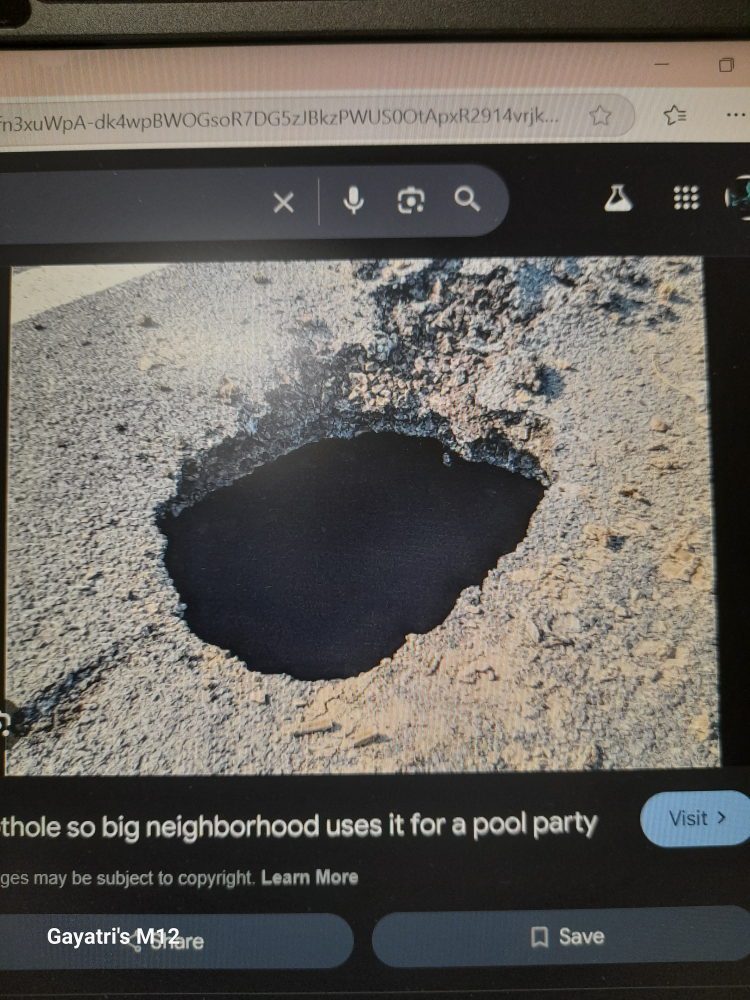
#> input picture data/images/front.jpg, 3000 x 4000 px (shown at 1/4 size)
$ python -i image_processing.py   (imports and definitions only)
#> lines starting #> are read from the running program, lines starting #| are printed output that depends on the picture
import cv2
import numpy as np
from pathlib import Path
from PIL import Image

# [25 lines left out: function process_image, not called in this run]

def extract_features(img):
    """
    Extract features from a processed image.

    Args:
        img (numpy.ndarray): Processed image array

    Returns:
        numpy.ndarray: Feature vector
    """
    # Convert to grayscale if needed
    if len(img.shape) == 3:
        if img.dtype == np.float32:
            # If image is already normalized
            gray = cv2.cvtColor((img * 255).astype(np.uint8), cv2.COLOR_RGB2GRAY)
            gray = gray.astype(np.float32) / 255.0
        else:
            gray = cv2.cvtColor(img, cv2.COLOR_RGB2GRAY)
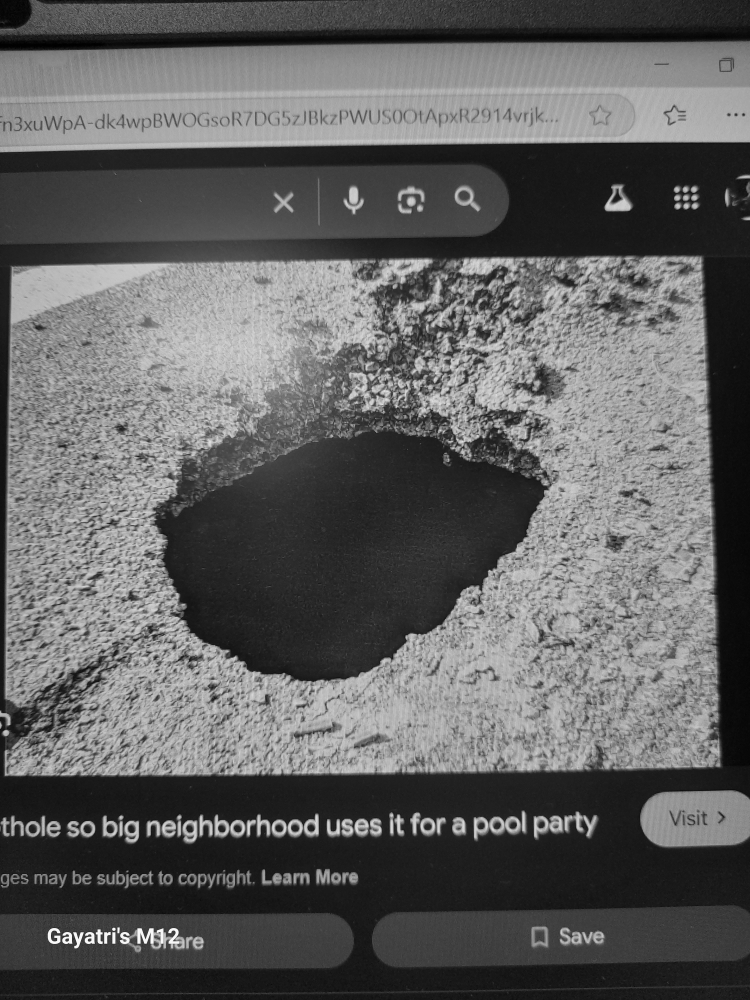
#> gray: shape (4000, 3000) (shown at 1/4 size); min 0, max 255, mean 96.5
    else:
        gray = img

    # Calculate basic statistics
    mean = np.mean(gray)
#> mean = 96.52
    std = np.std(gray)
#> std = 62.61

    # Calculate texture features using GLCM
    glcm = calculate_glcm(gray)
    contrast = calculate_contrast(glcm)
    correlation = calculate_correlation(glcm)
    energy = calculate_energy(glcm)
    homogeneity = calculate_homogeneity(glcm)

    # Add more features
    edges = cv2.Canny((gray * 255).astype(np.uint8), 100, 200)
    edge_density = np.mean(edges > 0)

    # Calculate histogram features
    hist = cv2.calcHist([(gray * 255).astype(np.uint8)], [0], None, [8], [0, 256])
    hist_features = hist.flatten() / np.sum(hist)  # Normalize histogram

    # Combine all features
    features = np.concatenate([
        [mean, std, contrast, correlation, energy, homogeneity, edge_density],
        hist_features
    ])

    return features

def calculate_glcm(img, levels=8):
    """Calculate Gray-Level Co-occurrence Matrix."""
#> called with levels = 8
    # Quantize image to 8 levels
    img_quantized = (img * (levels - 1)).astype(np.uint8)
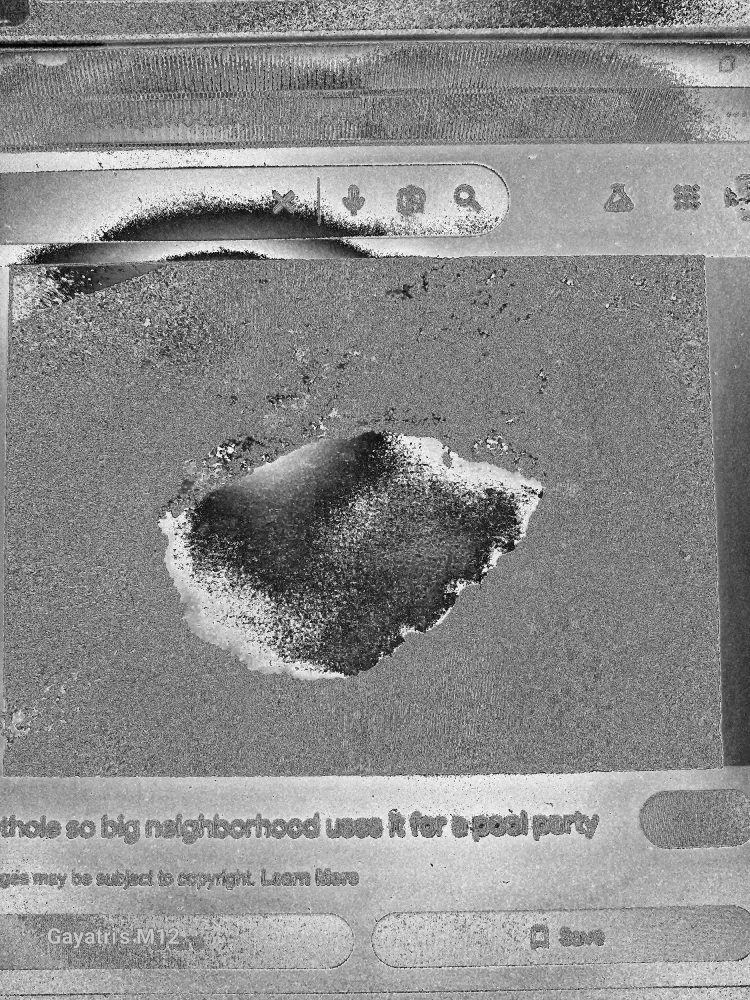
#> img_quantized: shape (4000, 3000) (shown at 1/4 size); min 0, max 255, mean 139.2

    # Initialize GLCM
    glcm = np.zeros((levels, levels))

    # Calculate GLCM
    for i in range(img_quantized.shape[0] - 1):
        for j in range(img_quantized.shape[1] - 1):
            glcm[img_quantized[i, j], img_quantized[i + 1, j + 1]] += 1

    # Normalize GLCM
    glcm = glcm / glcm.sum()

    return glcm

# [25 lines left out: functions calculate_contrast, calculate_correlation, not called in this run]

def calculate_energy(glcm):
    """Calculate energy from GLCM."""
    return np.sum(glcm ** 2)

# [37 lines left out: functions calculate_homogeneity, draw_detection, not called in this run]

>>> import cv2
>>> picture = cv2.cvtColor(cv2.imread('../../data/images/front.jpg'), cv2.COLOR_BGR2RGB)
#> (the run stopped early here; a loop or call above may not have finished)

$ run again, on data/images/right.jpg
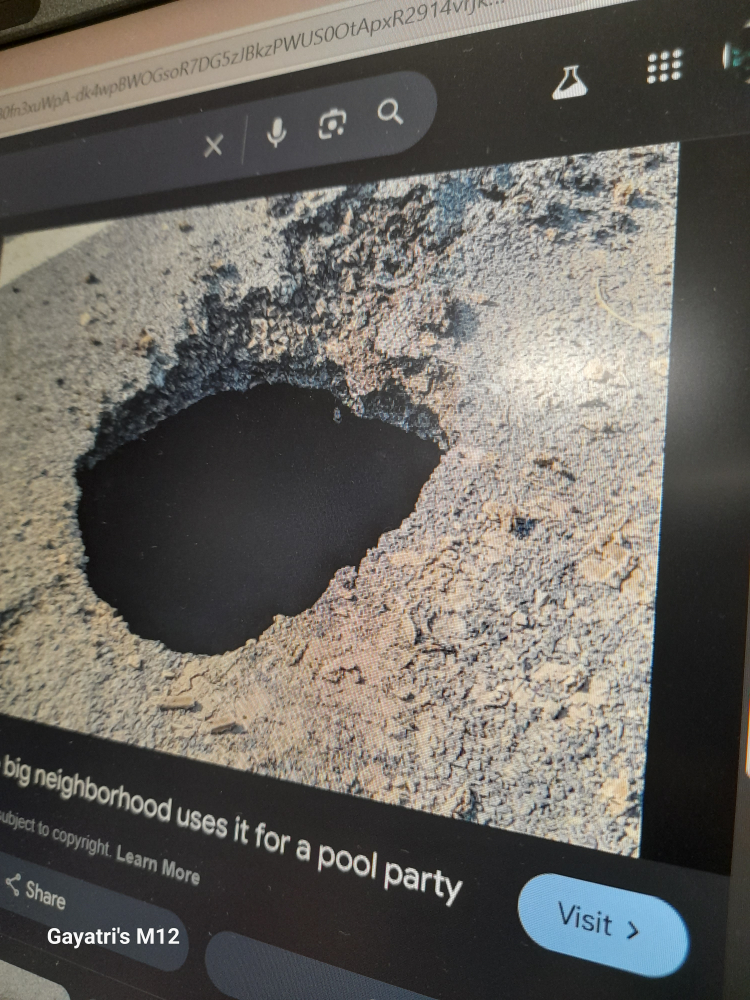
#> input picture data/images/right.jpg, 3000 x 4000 px (shown at 1/4 size)
#> in extract_features, `gray = cv2.cvtColor(img, cv2.COLOR_RGB2GRAY)`:
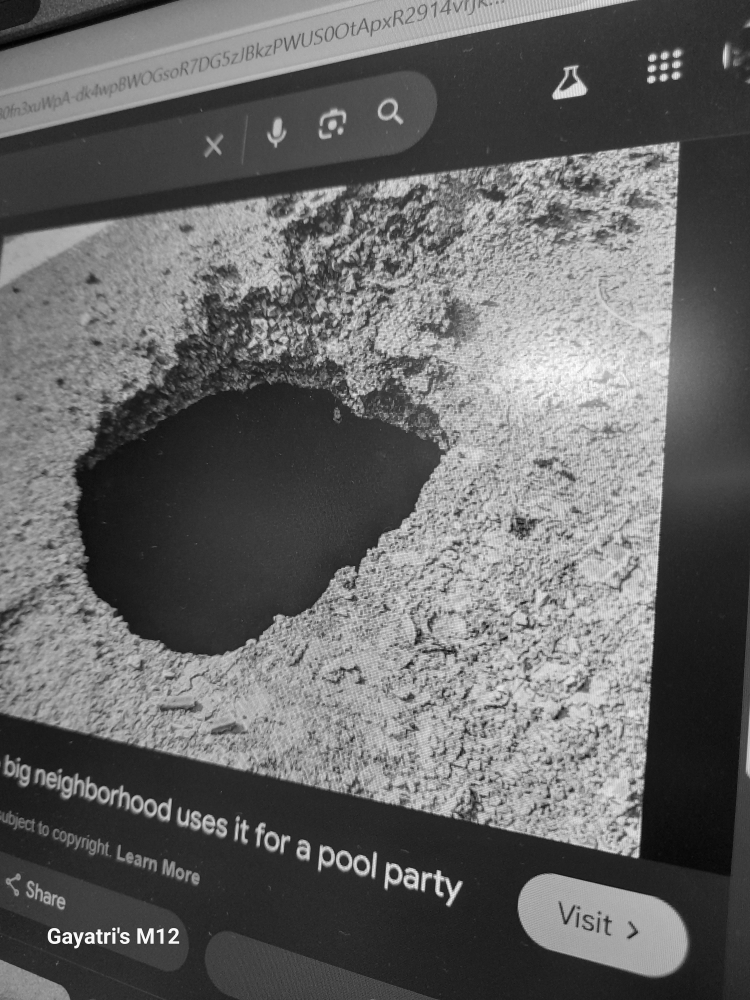
#> gray: shape (4000, 3000) (shown at 1/4 size); min 0, max 255, mean 102.7
#> mean = 102.7
#> std = 61.87
#> in calculate_glcm, `img_quantized = (img * (levels - 1)).astype(np.uint8)`:
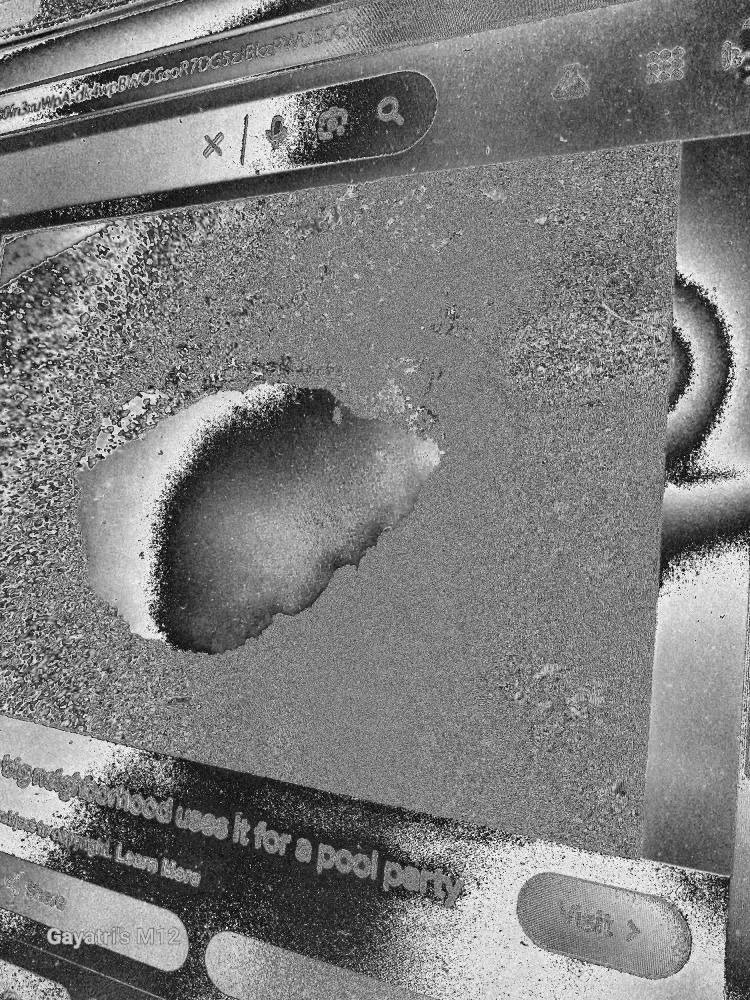
#> img_quantized: shape (4000, 3000) (shown at 1/4 size); min 0, max 255, mean 125.6

$ run again, on data/images/trialgeo1.jpg.jpg
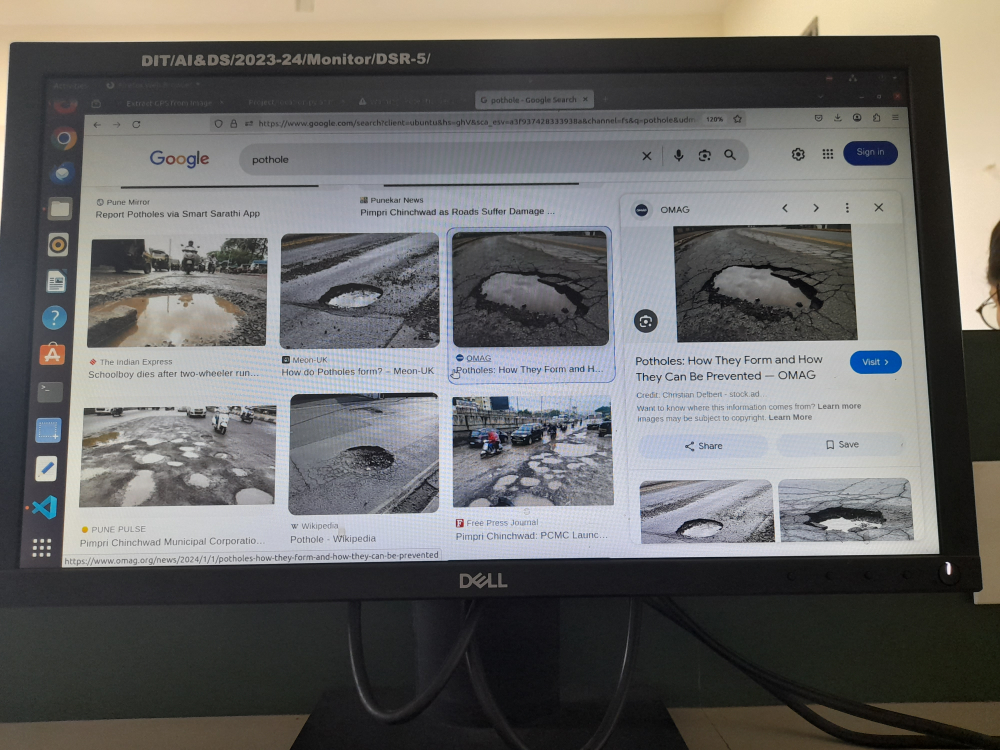
#> input picture data/images/trialgeo1.jpg.jpg, 4000 x 3000 px (shown at 1/4 size)
#> in extract_features, `gray = cv2.cvtColor(img, cv2.COLOR_RGB2GRAY)`:
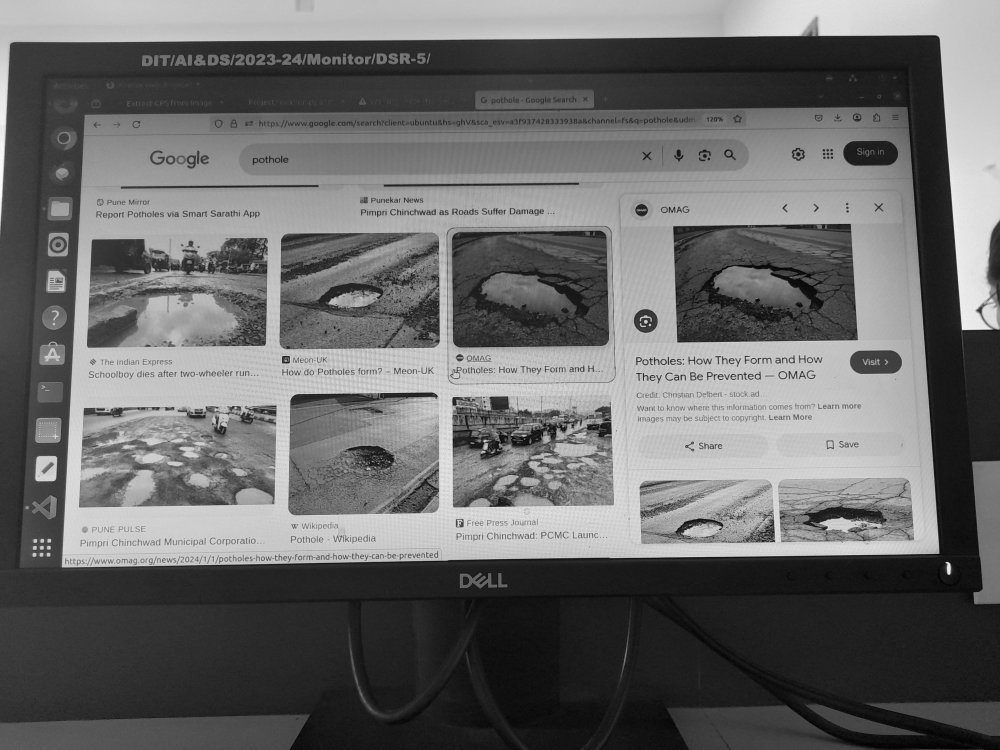
#> gray: shape (3000, 4000) (shown at 1/4 size); min 0, max 252, mean 105.1
#> mean = 105.1
#> std = 68.04
#> in calculate_glcm, `img_quantized = (img * (levels - 1)).astype(np.uint8)`:
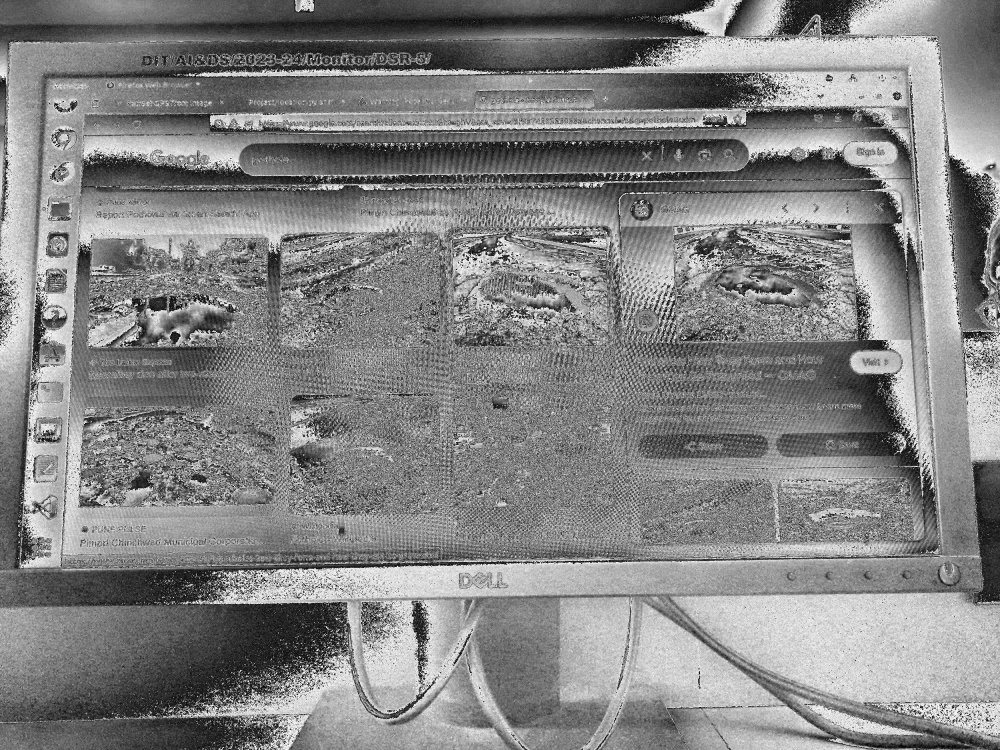
#> img_quantized: shape (3000, 4000) (shown at 1/4 size); min 0, max 255, mean 131.7
